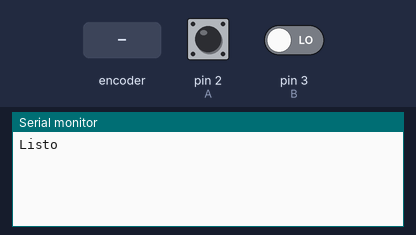
The sketch below on a simulated Arduino Uno, built with avr-gcc and run on an emulated ATmega328P. Parts: the last lines printed to the serial monitor. Inputs (shaded band) come from the test bench; at power-on: pin 2 (A) HIGH, pin 3 (B) LOW.

Above: at 1.2 s.
1.3 s: rotary encoder on pin 2 (A) / pin 3 (B) turned 1 step (first pin leading)
At 2.0 s:
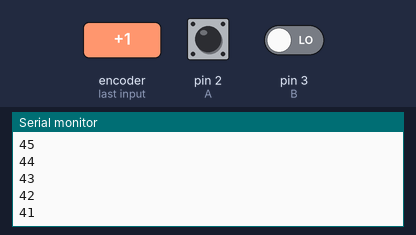
3.0 s: rotary encoder on pin 2 (A) / pin 3 (B) turned 2 steps (second pin leading)
At 4.3 s:
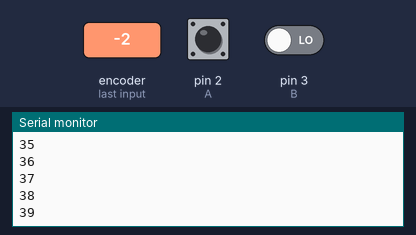
Timing chart, 0 to 6.0 s (numbered marks = the images above; inputs shaded):
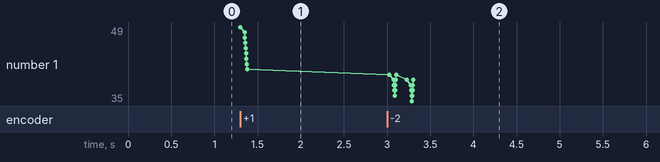

Measured:
- after the input at 1.3 s, the serial monitor: prints a new line at once (image 1)
- after the input at 3.0 s, the serial monitor: prints a new line at once (image 2)
- plotted number 1: 41 → 39 after the input at 3.0 s

The sketch:

23_Base_encoder.ino
```cpp
/*
	Capitulo 22 de Arduino desde cero en Español.
	Programa que demuestra el funcionamiento del codificador rotatorio KY-040
        utilizando interrupciones y permitiendo incrementar o decrementar un valor
        inicial dependiendo del sentido de giro del mismo y estableciendo un limite
        minimo y maximo que puede asumir la variable POSICION.

	Autor: bitwiseAr

*/

int A = 2; //CLK			//variable A a pin digital 2 (DT en modulo)
int B = 3; //DT		//variable B a pin digital 4 (CLK en modulo)

int ANTERIOR = 50;		// almacena valor anterior de la variable POSICION

volatile int POSICION = 50;	// variable POSICION con valor inicial de 50 y definida
				// como global al ser usada en loop e ISR (encoder)
void setup() {
  pinMode(A, INPUT);		// A como entrada
  pinMode(B, INPUT);		// B como entrada

  Serial.begin(9600);		// incializacion de comunicacion serie a 9600 bps

  attachInterrupt(digitalPinToInterrupt(A), encoder, LOW);// interrupcion sobre pin A con
							  // funcion ISR encoder y modo LOW
  Serial.println("Listo");	// imprime en monitor serial Listo
}


void loop() {
  if (POSICION != ANTERIOR) {	// si el valor de POSICION es distinto de ANTERIOR
    Serial.println(POSICION);	// imprime valor de POSICION
    ANTERIOR = POSICION ;	// asigna a ANTERIOR el valor actualizado de POSICION
  }
}

void encoder()  {
  static unsigned long ultimaInterrupcion = 0;	// variable static con ultimo valor de
						// tiempo de interrupcion
  unsigned long tiempoInterrupcion = millis();	// variable almacena valor de func. millis

  if (tiempoInterrupcion - ultimaInterrupcion > 5) {	// rutina antirebote desestima
							// pulsos menores a 5 mseg.
    if (digitalRead(B) == HIGH)			// si B es HIGH, sentido horario
    {
      POSICION++ ;				// incrementa POSICION en 1
    }
    else {					// si B es LOW, senti anti horario
      POSICION-- ;				// decrementa POSICION en 1
    }

    POSICION = min(100, max(0, POSICION));	// establece limite inferior de 0 y
						// superior de 100 para POSICION
    ultimaInterrupcion = tiempoInterrupcion;	// guarda valor actualizado del tiempo
  }						// de la interrupcion en variable static
}
```
